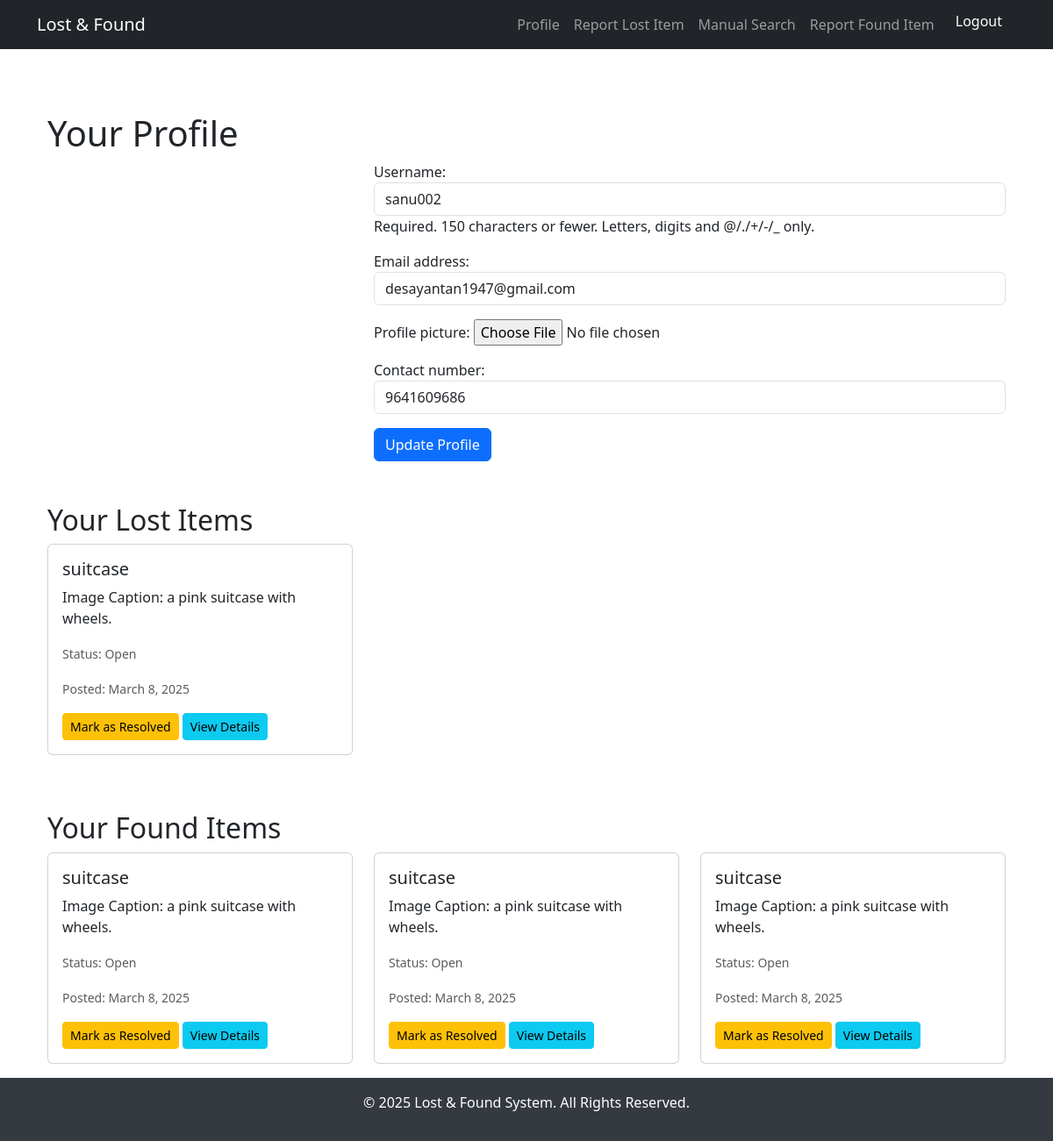
The app's page /profile/ (signed in), older data.
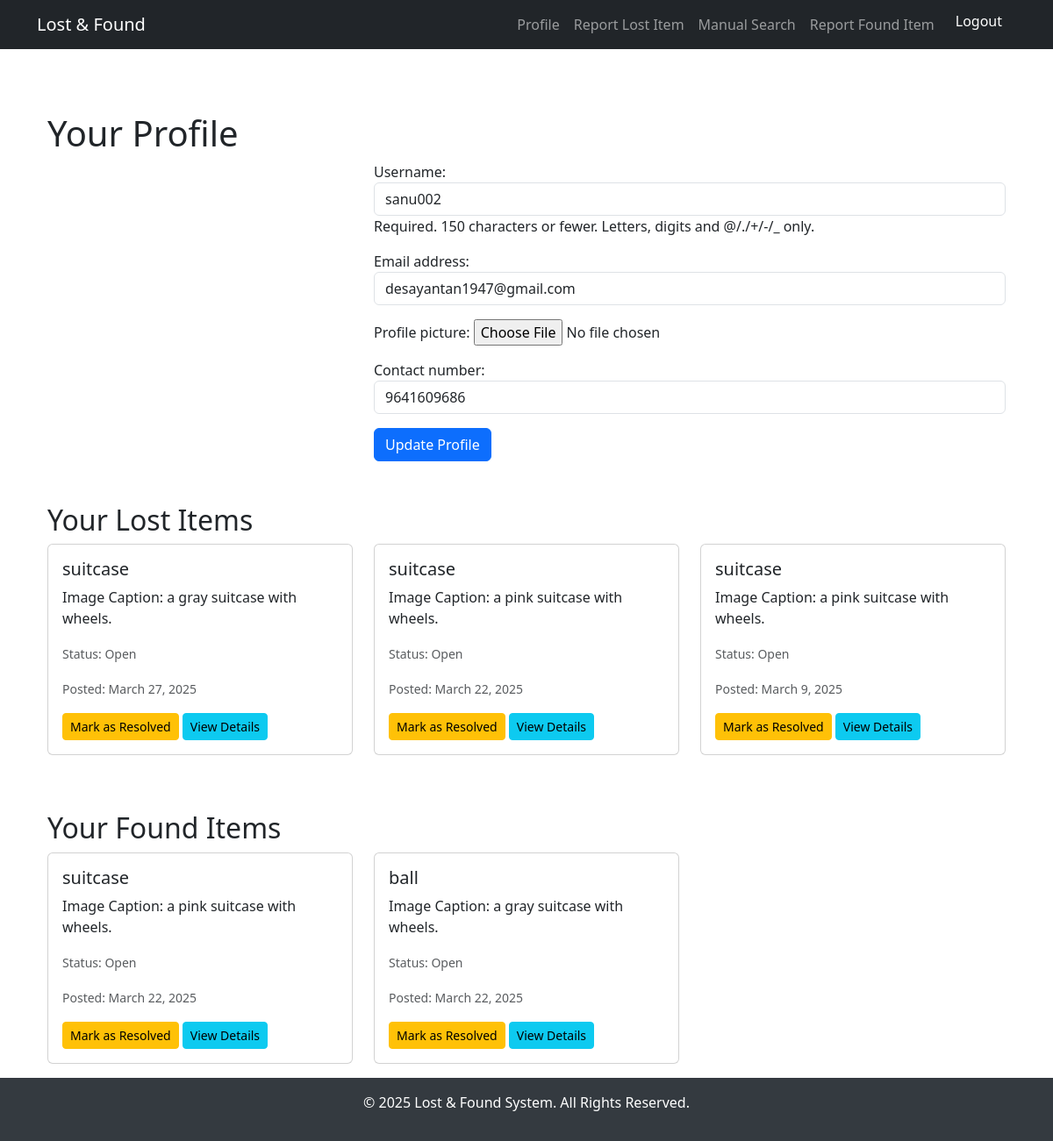
The same page, newer data.
### mainapp/models.py (models this page shows, shortened)
class CustomUser(AbstractUser):
    profile_picture = models.ImageField(upload_to='profiles/', blank=True, null=True)
    contact_number = models.CharField(max_length=15, blank=True)
    groups = models.ManyToManyField(Group, related_name="customuser_groups", blank=True)
    user_permissions = models.ManyToManyField(Permission, related_name="customuser_permissions", blank=True)

class BaseItem(models.Model):
    user = models.ForeignKey(CustomUser, on_delete=models.CASCADE)
    title = models.CharField(max_length=200)
    description = models.TextField(blank=True)
    image = models.ImageField(upload_to='items/', blank=True, null=True)
    latitude = models.FloatField(null=True, blank=True)
    longitude = models.FloatField(null=True, blank=True)
    address = models.CharField(max_length=255, blank=True)
    status = models.CharField(max_length=10, choices=STATUS_CHOICES, default='Open')
    created_at = models.DateTimeField(default=now)
    category = models.CharField(max_length=50, blank=True)  # e.g., "electronics", "jewelry"
    condition = models.CharField(max_length=10, choices=CONDITION_CHOICES, default='Used')
    tags = models.TextField(blank=True)  # Store tags as JSON string
    class Meta:
        abstract = True

class ItemLost(BaseItem):
    pass

class ItemFound(BaseItem):
    matched_item = models.ForeignKey(ItemLost, null=True, blank=True, on_delete=models.SET_NULL)

### mainapp/views.py (the view)
# urls.py: path('profile/', views.profile, name='profile'),
@login_required(login_url='login')
def profile(request):
    user = request.user
    lost_items = ItemLost.objects.filter(user=user).order_by('-created_at')
    found_items = ItemFound.objects.filter(user=user).order_by('-created_at')
    if request.method == "POST":
        form = ProfileUpdateForm(request.POST, request.FILES, instance=user)
        if form.is_valid():
            form.save()
            messages.success(request, "Profile updated successfully!")
            return redirect('profile')
        else:
            messages.error(request, "Error updating profile.")
    else:
        form = ProfileUpdateForm(instance=user)
    context = {'form': form, 'lost_items': lost_items, 'found_items': found_items}
    return render(request, 'mainapp/profile.html', context)

### mainapp/forms.py
class ProfileUpdateForm(forms.ModelForm):
    class Meta:
        model = CustomUser
        fields = ['username', 'email', 'profile_picture', 'contact_number']
        widgets = {
            'username': forms.TextInput(attrs={'class': 'form-control'}),
            'email': forms.EmailInput(attrs={'class': 'form-control'}),
            'contact_number': forms.TextInput(attrs={'class': 'form-control'}),
        }

### mainapp/templates/mainapp/profile.html (shortened to what this page needs)
{% extends 'mainapp/base.html' %}
{% block content %}
<div class="container mt-5">
    <h1>Your Profile</h1>
    <div class="row">
        <div class="col-md-4">
        </div>
        <div class="col-md-8">
            <form method="post" enctype="multipart/form-data">
                {{ form.as_p }}
                <button type="submit" class="btn btn-primary">Update Profile</button>
            </form>
        </div>
    </div>
    <h2 class="mt-5">Your Lost Items</h2>
    {% if lost_items %}
        <div class="row">
            {% for item in lost_items %}
                <div class="col-md-4 mb-3">
                    <div class="card">
                        <div class="card-body">
                            <h5 class="card-title">{{ item.title }}</h5>
                            <p class="card-text">{{ item.description|truncatewords:20 }}</p>
                            <p class="card-text"><small class="text-muted">Status: {{ item.status }}</small></p>
                            <p class="card-text"><small class="text-muted">Posted: {{ item.created_at|date }}</small></p>
                            {% if item.status == 'Open' %}
                                <a href="{% url 'update_item_status' item.id 'lost' %}" class="btn btn-warning btn-sm">Mark as Resolved</a>
                            {% endif %}
                            <a href="{% url 'item_detail' item.id %}" class="btn btn-info btn-sm">View Details</a>
                        </div>
                    </div>
                </div>
            {% endfor %}
        </div>
    {% else %}
        <p>You haven't reported any lost items yet.</p>
    {% endif %}
    <h2 class="mt-5">Your Found Items</h2>
    {% if found_items %}
        <div class="row">
            {% for item in found_items %}
                <div class="col-md-4 mb-3">
                    <div class="card">
                        <div class="card-body">
                            <h5 class="card-title">{{ item.title }}</h5>
                            <p class="card-text">{{ item.description|truncatewords:20 }}</p>
                            <p class="card-text"><small class="text-muted">Status: {{ item.status }}</small></p>
                            <p class="card-text"><small class="text-muted">Posted: {{ item.created_at|date }}</small></p>
                            {% if item.status == 'Open' %}
                                <a href="{% url 'update_item_status' item.id 'found' %}" class="btn btn-warning btn-sm">Mark as Resolved</a>
                            {% endif %}
                            <a href="{% url 'item_detail' item.id %}" class="btn btn-info btn-sm">View Details</a>
                        </div>
                    </div>
                </div>
            {% endfor %}
        </div>
    {% else %}
        <p>You haven't reported any found items yet.</p>
    {% endif %}
</div>
{% endblock %}

### mainapp/templates/mainapp/base.html (shortened to what this page needs)
<!DOCTYPE html>
<html lang="en">
<head>
    <link rel="stylesheet" href="https://cdn.jsdelivr.net/npm/bootstrap@5.3.0/dist/css/bootstrap.min.css">
</head>
<body>
    <nav class="navbar navbar-expand-lg navbar-dark bg-dark">
        <div class="container">
            <a class="navbar-brand" href="{% url 'home' %}">Lost & Found</a>
            <div class="collapse navbar-collapse" id="navbarNav">
                <ul class="navbar-nav ms-auto">
                    {% if user.is_authenticated %}
                        <li class="nav-item">
                            <a class="nav-link" href="{% url 'profile' %}">Profile</a>
                        </li>
                        <li class="nav-item">
                            <a class="nav-link" href="{% url 'upload_item_lost' %}">Report Lost Item</a>
                        </li>
                        <li class="nav-item">
                            <a class="nav-link" href="{% url 'search_items' %}">Manual Search</a>
                        </li>
                        <li class="nav-item">
                            <a class="nav-link" href="{% url 'upload_item_found' %}">Report Found Item</a>
                        </li>
                        <li class="nav-item">
                            <a class="nav-link btn btn-danger text-white px-3 py-1" href="{% url 'logout' %}">Logout</a>
                        </li>
                    {% endif %}
                </ul>
            </div>
        </div>
    </nav>
    <div class="container mt-4 content">
        {% block content %}
        {% endblock %}
    </div>
    <footer>
        <p>© 2025 Lost & Found System. All Rights Reserved.</p>
    </footer>
</body>
</html>

### mainapp/templates/mainapp/base.html (style rules this page uses)
html, body { height: 100%; display: flex; flex-direction: column; }
.content { flex: 1; }
footer { background: #343a40; color: white; text-align: center; padding: 1rem; }

Row changes from the older to the newer data that the page shows:
removed ItemLost: title "suitcase", description "Image Caption: a pink suitcase with wheels.", status "Open", created_at "March 8, 2025", shows "Mark as Resolved"
removed ItemFound: title "suitcase", description "Image Caption: a pink suitcase with wheels.", status "Open", created_at "March 8, 2025", shows "Mark as Resolved"
removed ItemFound: title "suitcase", description "Image Caption: a pink suitcase with wheels.", status "Open", created_at "March 8, 2025", shows "Mark as Resolved"
removed ItemFound: title "suitcase", description "Image Caption: a pink suitcase with wheels.", status "Open", created_at "March 8, 2025", shows "Mark as Resolved"
added ItemLost: title "suitcase", description "Image Caption: a gray suitcase with wheels.", status "Open", created_at "March 27, 2025", shows "Mark as Resolved"
added ItemLost: title "suitcase", description "Image Caption: a pink suitcase with wheels.", status "Open", created_at "March 22, 2025", shows "Mark as Resolved"
added ItemLost: title "suitcase", description "Image Caption: a pink suitcase with wheels.", status "Open", created_at "March 9, 2025", shows "Mark as Resolved"
added ItemFound: title "suitcase", description "Image Caption: a pink suitcase with wheels.", status "Open", created_at "March 22, 2025", shows "Mark as Resolved"
added ItemFound: title "ball", description "Image Caption: a gray suitcase with wheels.", status "Open", created_at "March 22, 2025", shows "Mark as Resolved"
